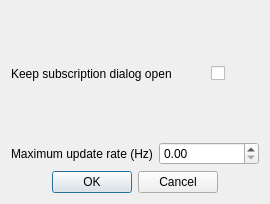
<?xml version="1.0" encoding="UTF-8"?>
<ui version="4.0">
 <class>WebSocketSettingsDialog</class>
 <widget class="QWidget" name="WebSocketSettingsDialog">
  <property name="geometry">
   <rect>
    <x>0</x>
    <y>0</y>
    <width>270</width>
    <height>204</height>
   </rect>
  </property>
  <property name="windowTitle">
   <string>Form</string>
  </property>
  <layout class="QVBoxLayout" name="verticalLayout">
   <item>
    <layout class="QHBoxLayout" name="horizontalLayout_3">
     <item>
      <widget class="QLabel" name="label">
       <property name="text">
        <string>Keep subscription dialog open</string>
       </property>
      </widget>
     </item>
     <item alignment="Qt::AlignmentFlag::AlignHCenter|Qt::AlignmentFlag::AlignVCenter">
      <widget class="QCheckBox" name="checkBox">
       <property name="text">
        <string/>
       </property>
      </widget>
     </item>
    </layout>
   </item>
   <item>
    <layout class="QHBoxLayout" name="horizontalLayout_4">
     <item>
      <widget class="QLabel" name="label_2">
       <property name="text">
        <string>Maximum update rate (Hz)</string>
       </property>
      </widget>
     </item>
     <item>
      <widget class="QDoubleSpinBox" name="doubleBox"/>
     </item>
    </layout>
   </item>
   <item alignment="Qt::AlignmentFlag::AlignHCenter">
    <widget class="QDialogButtonBox" name="buttonBox">
     <property name="standardButtons">
      <set>QDialogButtonBox::StandardButton::Cancel|QDialogButtonBox::StandardButton::Ok</set>
     </property>
    </widget>
   </item>
  </layout>
 </widget>
 <resources/>
 <connections/>
</ui>
